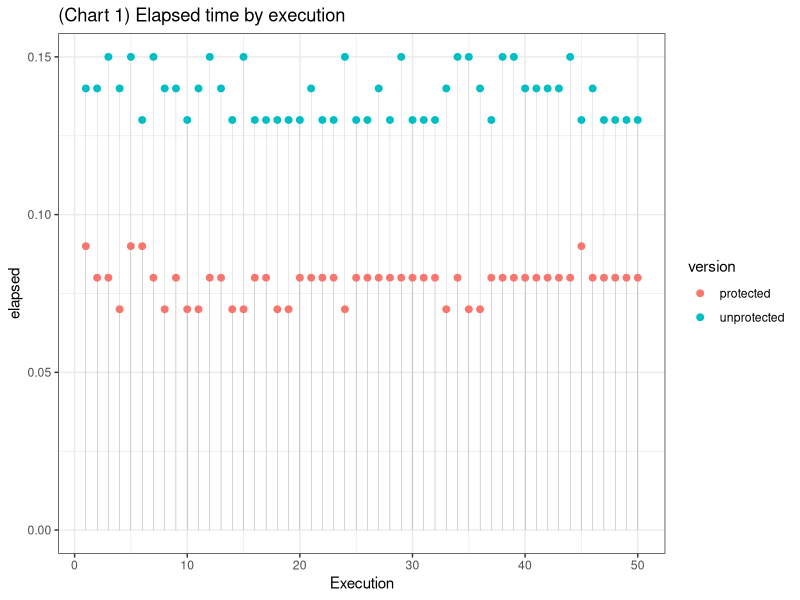
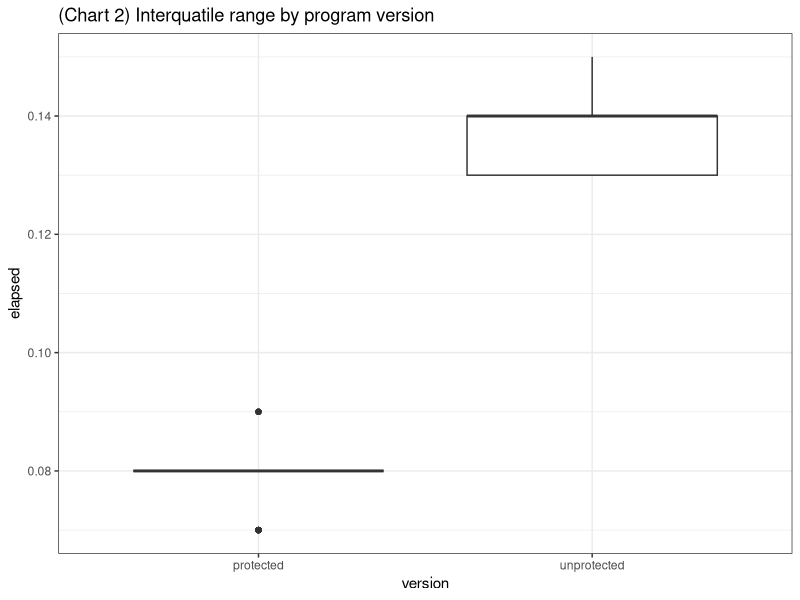
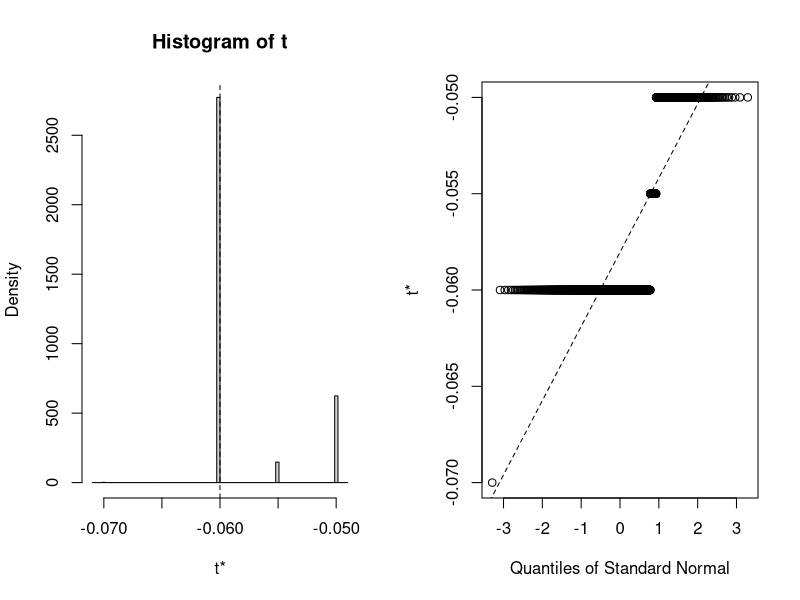
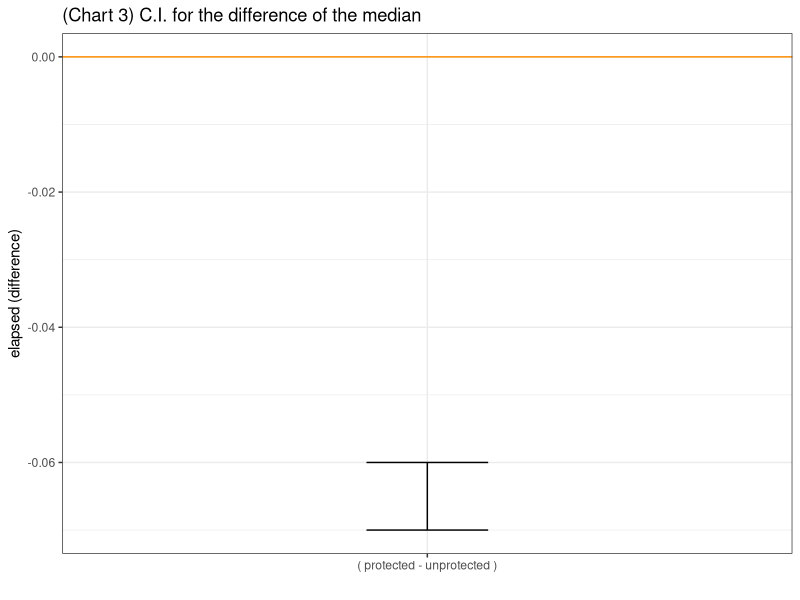
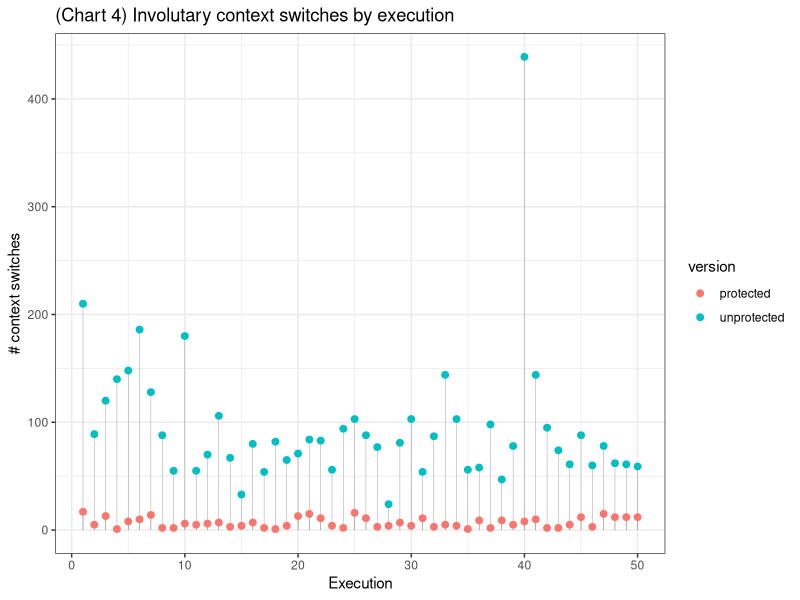
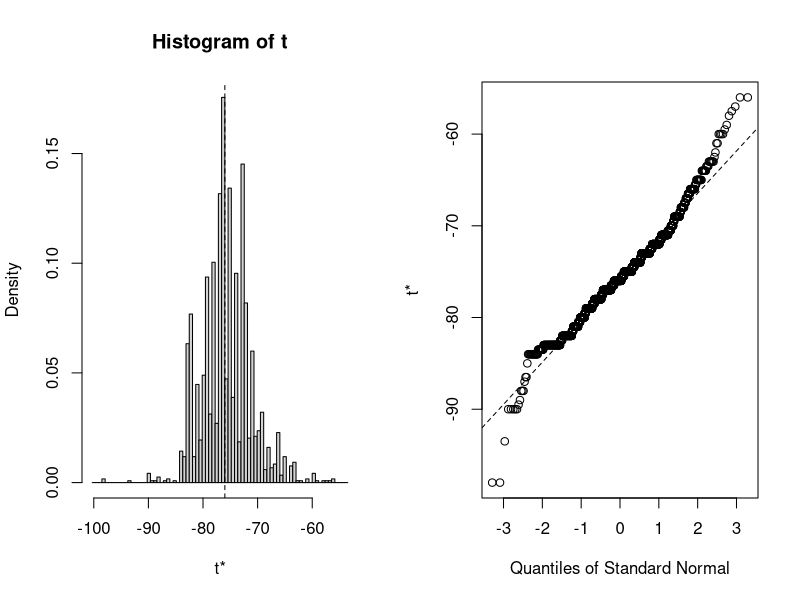
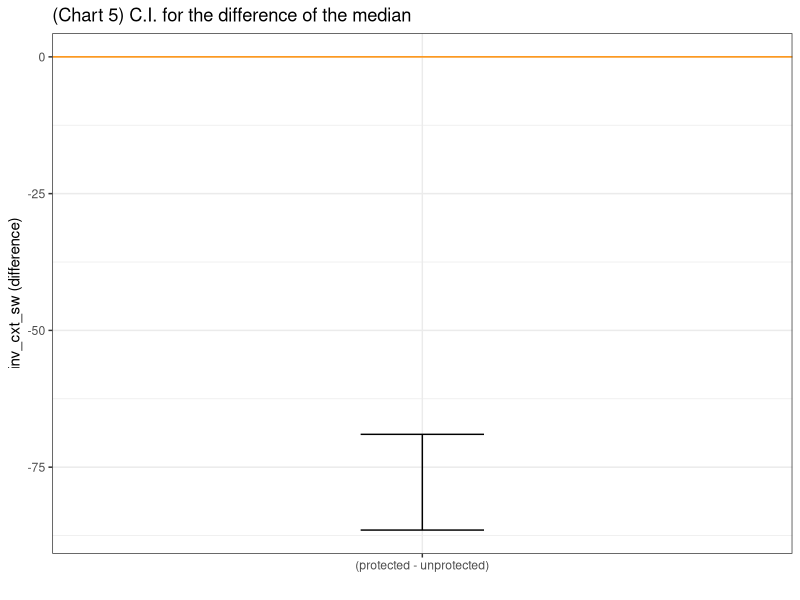

Write the R code that produced these figures, in order.
## ---- chunk 1
library(here)
library(boot)
library(readr)
library(dplyr)
library(ggplot2)
library(lubridate)

theme_set(theme_bw())
## ---- chunk 2
read_csv(here::here("output/perf_result.csv"),
         progress = F,
         col_types = cols(
           RSS = col_integer(),
           elapsed = col_character(),
           cpu.sys = col_double(),
           .user = col_double(),
           minor_pagefault = col_integer(),
           major_pagefault = col_integer(),
           inv_cxt_sw = col_integer(),
           vol_cxt_sw = col_integer(),
           version = col_character(),
           execution = col_integer())) %>% 
  mutate(elapsed = lubridate::ms(elapsed),
         version = as.factor(version)) %>% 
  mutate(elapsed = lubridate::second(elapsed)) -> perf_data 

perf_data %>%
  glimpse()
## ---- chunk 3
perf_data %>%
  ggplot(aes(execution,elapsed,color=version)) +
    geom_segment(aes(x = execution, y = 0,
                     xend = execution, yend = elapsed),
                 color = "grey50", size=0.06) +
  geom_point(size=2) +
  labs(x="Execution",title="(Chart 1) Elapsed time by execution")
## ---- chunk 4
perf_data %>%
  ggplot(aes(version,elapsed)) +
  geom_boxplot() +
  labs(title="(Chart 2) Interquatile range by program version")
## ---- chunk 5
my_theta <- function(x, i) {
    x %>% 
        slice(i) -> d
  
    d %>% 
      group_by(version) %>% 
      summarise(med = median(elapsed, na.rm = TRUE)) -> y
    
    med_diff = y[y$version == "protected",]$med - y[y$version == "unprotected",]$med
    
    return(med_diff)
}

med_diff.boot <- boot(data = perf_data, 
                 statistic = my_theta, 
                 R = 2000)

plot(med_diff.boot)
## ---- chunk 6
result_med_diff <- boot.ci(boot.out = med_diff.boot, 
        conf = 0.95, 
        type = "basic")

result_med_diff
## ---- chunk 7
X2.5 = c(result_med_diff$basic[4])
X97.5 = c(result_med_diff$basic[5])
elapsed.diff = data.frame(X2.5,X97.5)

elapsed.diff %>%
  ggplot(aes(x = "( protected - unprotected )",
             ymin = X2.5, ymax = X97.5)) +
  geom_errorbar(width = .2) +
  geom_hline(yintercept = 0, colour = "darkorange") +
  labs(x="", y="elapsed (difference)") +
    ggtitle("(Chart 3) C.I. for the difference of the median")
## ---- chunk 8
perf_data %>%
  ggplot(aes(execution,inv_cxt_sw,color=version)) +
    geom_segment(aes(x = execution, y = 0,
                     xend = execution, yend = inv_cxt_sw),
                 color = "grey50", size=0.12) +
  geom_point(size=2) +
  labs(x="Execution", y="# context switches",
       title="(Chart 4) Involutary context switches by execution")
## ---- chunk 9
my_theta <- function(x, i) {
    x %>% 
        slice(i) -> d
  
    d %>% 
      group_by(version) %>% 
      summarise(med = median(inv_cxt_sw, na.rm = TRUE)) -> y
    
    med_diff = y[y$version == "protected",]$med - y[y$version == "unprotected",]$med
    
    return(med_diff)
}

med_inv_sw.boot <- boot(data = perf_data, 
                 statistic = my_theta, 
                 R = 2000)

plot(med_inv_sw.boot)
## ---- chunk 10
result_med_inv_sw <- boot.ci(boot.out = med_inv_sw.boot, 
        conf = 0.95, 
        type = "basic")

result_med_inv_sw
## ---- chunk 11
X2.5 = c(result_med_inv_sw$basic[4])
X97.5 = c(result_med_inv_sw$basic[5])
inv_sw.diff = data.frame(X2.5,X97.5)

inv_sw.diff %>%
  ggplot(aes(x = "(protected - unprotected)",
             ymin = X2.5, ymax = X97.5)) +
  geom_errorbar(width = .2) +
  geom_hline(yintercept = 0, colour = "darkorange") +
  labs(x="", y="inv_cxt_sw (difference)") +
    ggtitle("(Chart 5) C.I. for the difference of the median")
